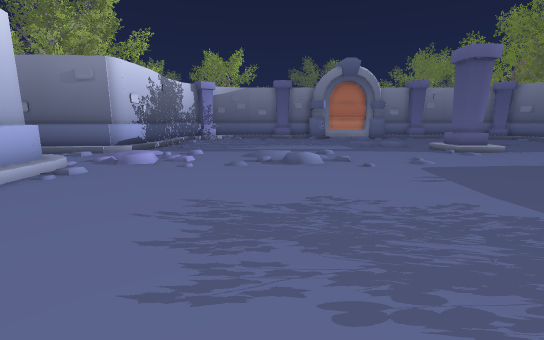
[1] (above)

18 first-person views from a walk through a scene from a Unity 3-D project. The camera is 1.4 m above the floor, tilts 10° down and sees 90° across. The floor is counted in squares, 0.97 m on a side. Each view is taken from the middle of a square. On the plan, view 1 faces up. The plan holds only what a view shows up to about 14 squares ahead; the rest is blank. The place goes on beyond the plan. The player is left out.

[2]
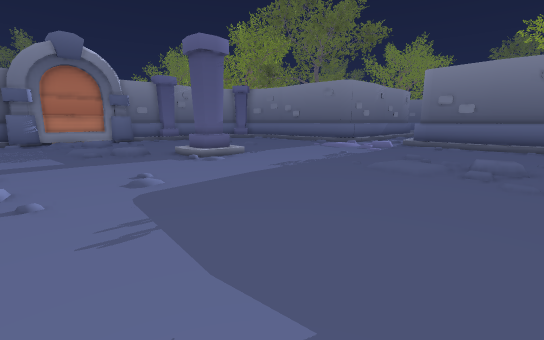

[3]
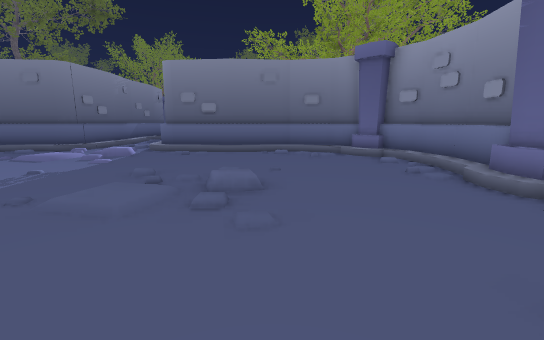

[4]
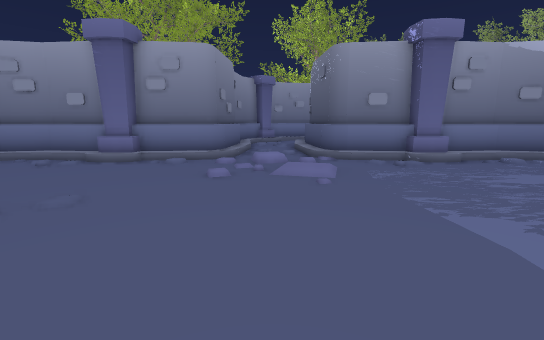

[5]
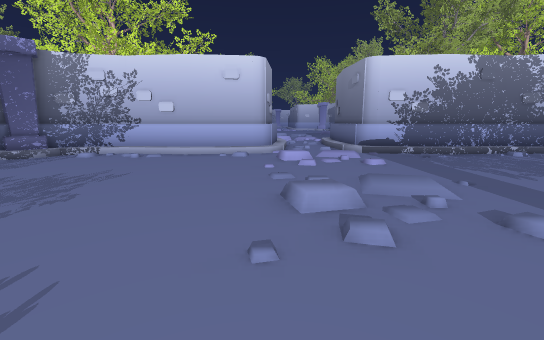

[6]
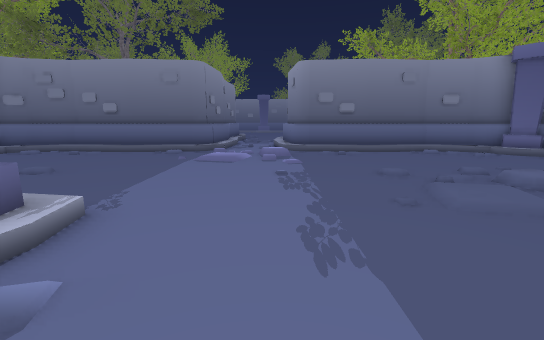

[7]
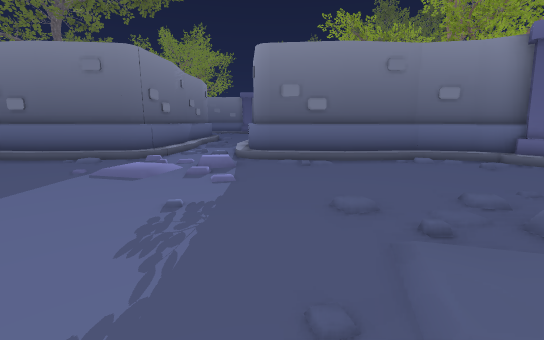

[8]
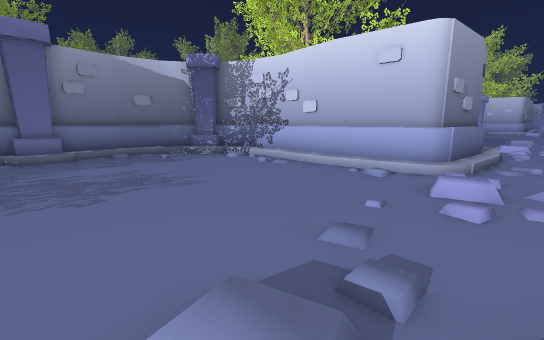

[9]
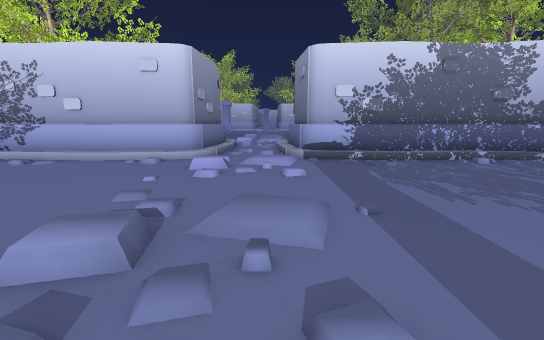

[10]
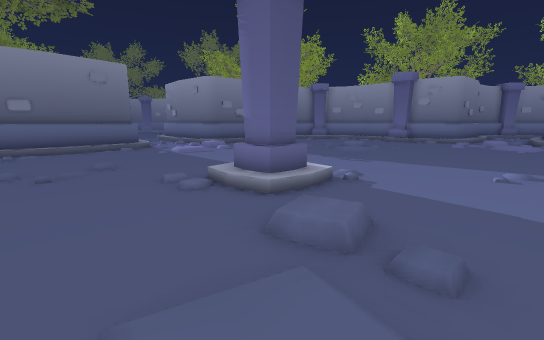

[11]
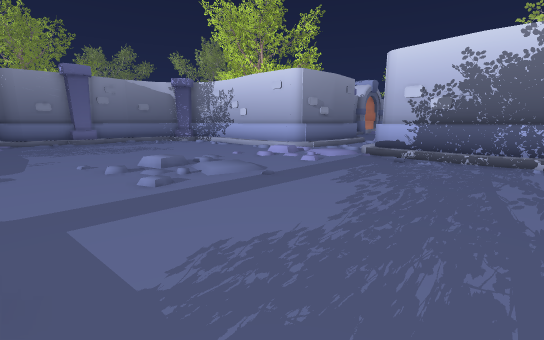

[12]
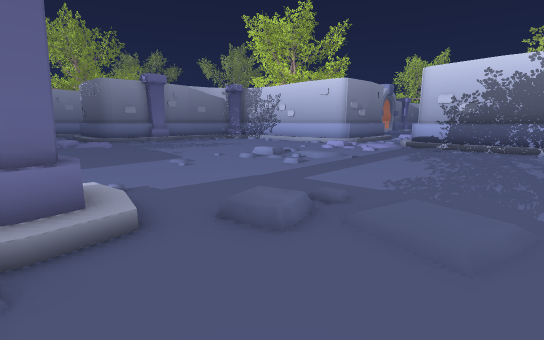

[13]
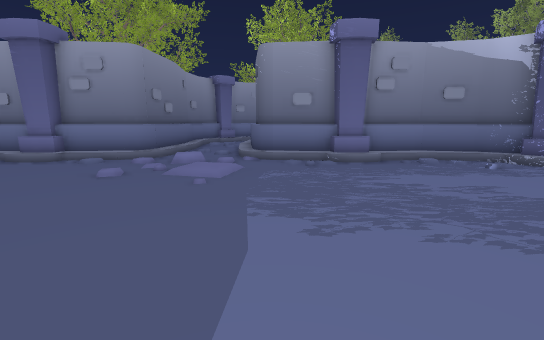

[14]
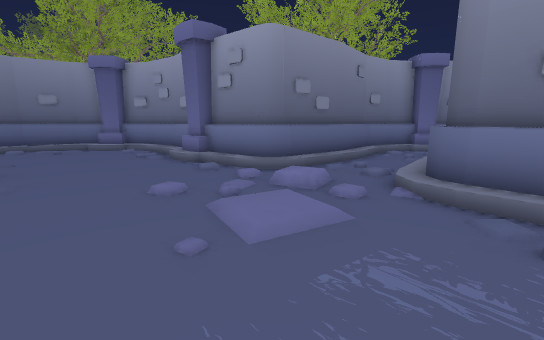

[15]
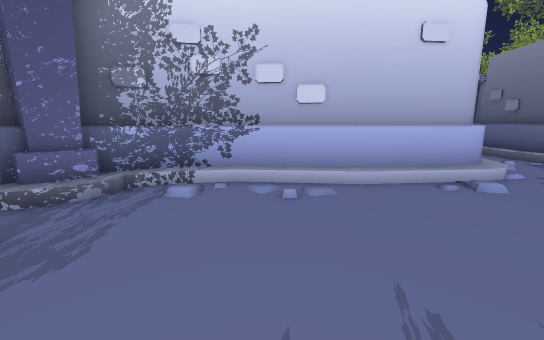

[16]
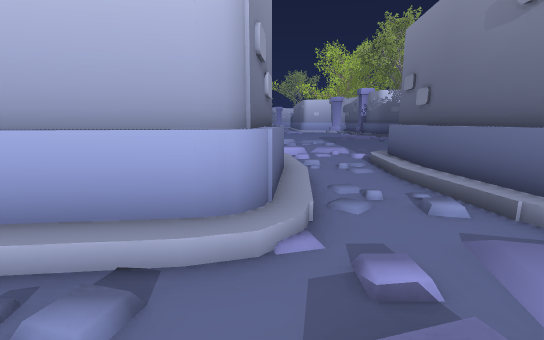

[17]
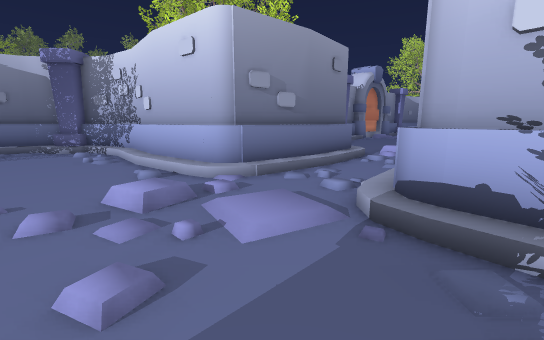

[18]
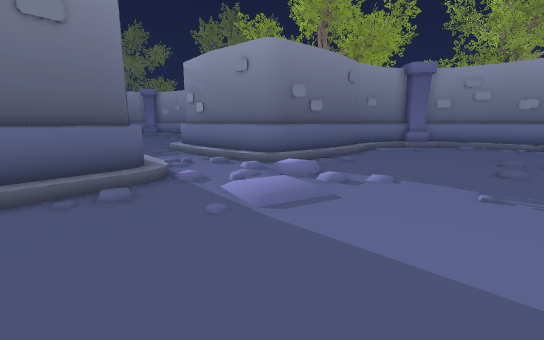

### Floor plan
Key: @ floor where view 1 was taken; # wall or solid block; . main floor; : floor 0.25 m higher than the main floor; / step, stairs or slope; = window, fence, low wall or low ledge; ^ raised ledge; O other object.
Columns run from 15 left of view 1 to 23 right of it. Each row starts with its distance up from view 1.
 19         =............/..............#
 18         ^.........../:..............#
 17         #............/..............#
 16         #............/O..//.........#
 15        ##...............///.........^
 14  ##   ###.............../#=.........###
 13 .=##^^#=/..............//=O........./=#
 12 ......///://../://............../://...
 11 ../.../../...../................./.....
 10 //////.../O..../O................/O...
  9 /#^#####O...........................=##
  8        ##...........................##
  7        #=...........................^
  6         ^................./://......#
  5         #................../........#
  4         #................../O.......#
  3         #...........................^
  2         #...........................#
  1         #...........................#
  0         #O.....@..../://...........##
 -1         ###........../............###
 -2          ##=...OO..../O....OO....=#
 -3           ###^^###^#O...=#####^^###
 -4                    ##...##
 -5                     =...^
 -6                     ^   #

Positions as (right, up) in squares from view 1, and headings:
1: (0, 0), facing up
2: (3, 3), facing up-right
3: (7, 3), facing right
4: (7, 8), facing down
5: (6, 9), facing left
6: (7, 10), facing right
7: (10, 8), facing right
8: (2, 11), facing down-left
9: (4, 12), facing left
10: (5, 19), facing down-right
11: (5, 19), facing down-left
12: (10, 19), facing down-left
13: (4, 8), facing down
14: (3, 3), facing down-right
15: (0, 3), facing left
16: (-4, 9), facing left
17: (-3, 15), facing down-left
18: (14, 16), facing down-right
